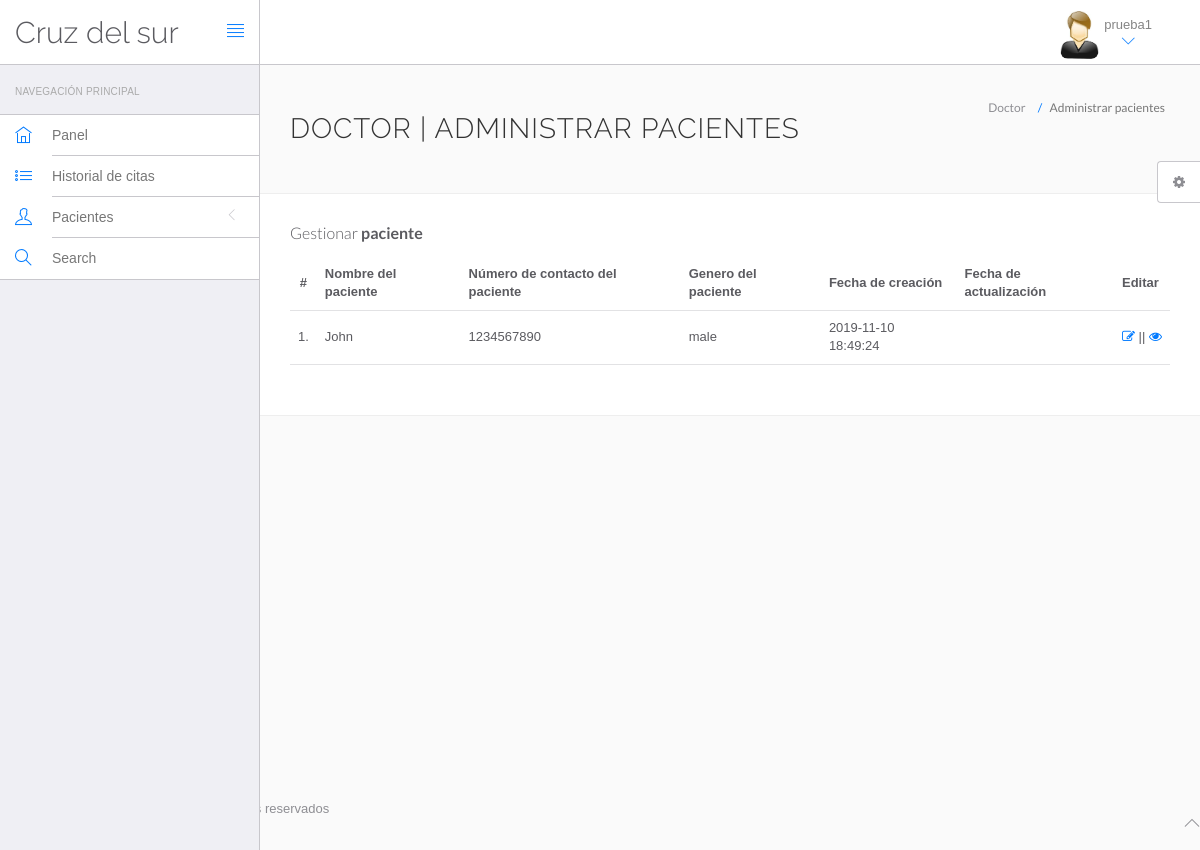
The page /hms/doctor/manage-patient.php (signed in) on the database its author committed.
### tables this page shows
CREATE TABLE `doctors` (
  `id` int(11) NOT NULL,
  `specilization` varchar(255) DEFAULT NULL,
  `doctorName` varchar(255) DEFAULT NULL,
  `address` longtext DEFAULT NULL,
  `docFees` varchar(255) DEFAULT NULL,
  `contactno` bigint(11) DEFAULT NULL,
  `docEmail` varchar(255) DEFAULT NULL,
  `password` varchar(255) DEFAULT NULL,
  `creationDate` timestamp NULL DEFAULT current_timestamp(),
  `updationDate` timestamp NULL DEFAULT NULL ON UPDATE current_timestamp()
);

CREATE TABLE `tblpatient` (
  `ID` int(10) NOT NULL,
  `Docid` int(10) DEFAULT NULL,
  `PatientName` varchar(200) DEFAULT NULL,
  `PatientContno` bigint(10) DEFAULT NULL,
  `PatientEmail` varchar(200) DEFAULT NULL,
  `PatientGender` varchar(50) DEFAULT NULL,
  `PatientAdd` mediumtext DEFAULT NULL,
  `PatientAge` int(10) DEFAULT NULL,
  `PatientMedhis` mediumtext DEFAULT NULL,
  `CreationDate` timestamp NULL DEFAULT current_timestamp(),
  `UpdationDate` timestamp NULL DEFAULT NULL ON UPDATE current_timestamp()
);

### hms/doctor/manage-patient.php (the view, shortened to what this page needs)
<?php
include('include/config.php');
?>
<!DOCTYPE html>
<html lang="en">
	<head>
		<link rel="stylesheet" href="vendor/bootstrap/css/bootstrap.min.css">
		<link rel="stylesheet" href="vendor/fontawesome/css/font-awesome.min.css">
		<link rel="stylesheet" href="vendor/themify-icons/themify-icons.min.css">
		<link href="vendor/animate.css/animate.min.css" rel="stylesheet" media="screen">
		<link href="vendor/perfect-scrollbar/perfect-scrollbar.min.css" rel="stylesheet" media="screen">
		<link href="vendor/switchery/switchery.min.css" rel="stylesheet" media="screen">
		<link href="vendor/bootstrap-touchspin/jquery.bootstrap-touchspin.min.css" rel="stylesheet" media="screen">
		<link href="vendor/select2/select2.min.css" rel="stylesheet" media="screen">
		<link href="vendor/bootstrap-datepicker/bootstrap-datepicker3.standalone.min.css" rel="stylesheet" media="screen">
		<link href="vendor/bootstrap-timepicker/bootstrap-timepicker.min.css" rel="stylesheet" media="screen">
		<link rel="stylesheet" href="assets/css/styles.css">
		<link rel="stylesheet" href="assets/css/plugins.css">
		<link rel="stylesheet" href="assets/css/themes/theme-1.css" id="skin_color" />
	</head>
	<body>
		<div id="app">
<?php include('include/sidebar.php');?>
<div class="app-content">
<?php include('include/header.php');?>
<div class="main-content" >
<div class="wrap-content container" id="container">
<section id="page-title">
<div class="row">
<div class="col-sm-8">
<h1 class="mainTitle">Doctor | Administrar pacientes</h1>
</div>
<ol class="breadcrumb">
<li>
<span>Doctor</span>
</li>
<li class="active">
<span>Administrar pacientes</span>
</li>
</ol>
</div>
</section>
<div class="container-fluid container-fullw bg-white">
<div class="row">
<div class="col-md-12">
<h5 class="over-title margin-bottom-15">Gestionar<span class="text-bold"> paciente</span></h5>
<table class="table table-hover" id="sample-table-1">
<thead>
<tr>
<th class="center">#</th>
<th>Nombre del paciente</th>
<th>Número de contacto del paciente</th>
<th>Genero del paciente </th>
<th>Fecha de creación </th>
<th>Fecha de actualización </th>
<th>Editar</th>
</tr>
</thead>
<tbody>
<?php
$docid=$_SESSION['id'];
$sql=mysqli_query($con,"select * from tblpatient where Docid='$docid' ");
$cnt=1;
while($row=mysqli_fetch_array($sql))
{
?>
<tr>
<td class="center"><?php echo $cnt;?>.</td>
<td class="hidden-xs"><?php echo $row['PatientName'];?></td>
<td><?php echo $row['PatientContno'];?></td>
<td><?php echo $row['PatientGender'];?></td>
<td><?php echo $row['CreationDate'];?></td>
<td><?php echo $row['UpdationDate'];?>
</td>
<td>
<a href="edit-patient.php?editid=<?php echo $row['ID'];?>"><i class="fa fa-edit"></i></a> || <a href="view-patient.php?viewid=<?php echo $row['ID'];?>"><i class="fa fa-eye"></i></a>
</td>
</tr>
<?php
$cnt=$cnt+1;
 }?></tbody>
</table>
</div>
</div>
</div>
</div>
</div>
</div>
</div>
	<?php include('include/footer.php');?>
	<?php include('include/setting.php');?>
	</body>
</html>

### hms/doctor/include/header.php (shortened to what this page needs)
<header class="navbar navbar-default navbar-static-top">
	<div class="navbar-header">
		<a class="navbar-brand" href="#">
			<h2 style="padding-top: 10% ">Cruz del sur</h2>
		</a>
		<a href="#" class="sidebar-toggler pull-right visible-md visible-lg" data-toggle-class="app-sidebar-closed" data-toggle-target="#app">
			<i class="ti-align-justify"></i>
		</a>
	</div>
	<div class="navbar-collapse collapse">
		<ul class="nav navbar-right">
			<li class="dropdown current-user">
				<a href class="dropdown-toggle" data-toggle="dropdown">
					<img src="assets/images/images.jpg"> <span class="username">
						<?php $query = mysqli_query($con, "select doctorName from doctors where id='" . $_SESSION['id'] . "'");
						while ($row = mysqli_fetch_array($query)) {
							echo $row['doctorName'];
						}
						?> <i class="ti-angle-down"></i></i></span>
				</a>
			</li>
		</ul>
	</div>
</header>

### hms/doctor/assets/css/themes/theme-1.css (style rules this page uses)
body { background: #FAFAFA; }
header .navbar-header { background: #ffffff !important; border-right-color: #c8c7cc !important; border-bottom-color: #c8c7cc !important; }
header .navbar-header .sidebar-toggler, header .navbar-header .sidebar-mobile-toggler { color: #007aff !important; }
header .navbar-header .navbar-brand { color: #777 !important; }
header .navbar-collapse { background: #ffffff !important; border-bottom-color: #c8c7cc !important; box-shadow: none !important; }
header .navbar-collapse .navbar-right > li > a { color: #777; }
header .navbar-collapse .navbar-right > li > a i { color: #007aff !important; }

### rows shown on the page
doctors: doctorName "prueba1"
tblpatient: PatientName "John", PatientContno "1234567890", PatientGender "male", CreationDate "2019-11-10 18:49:24"
